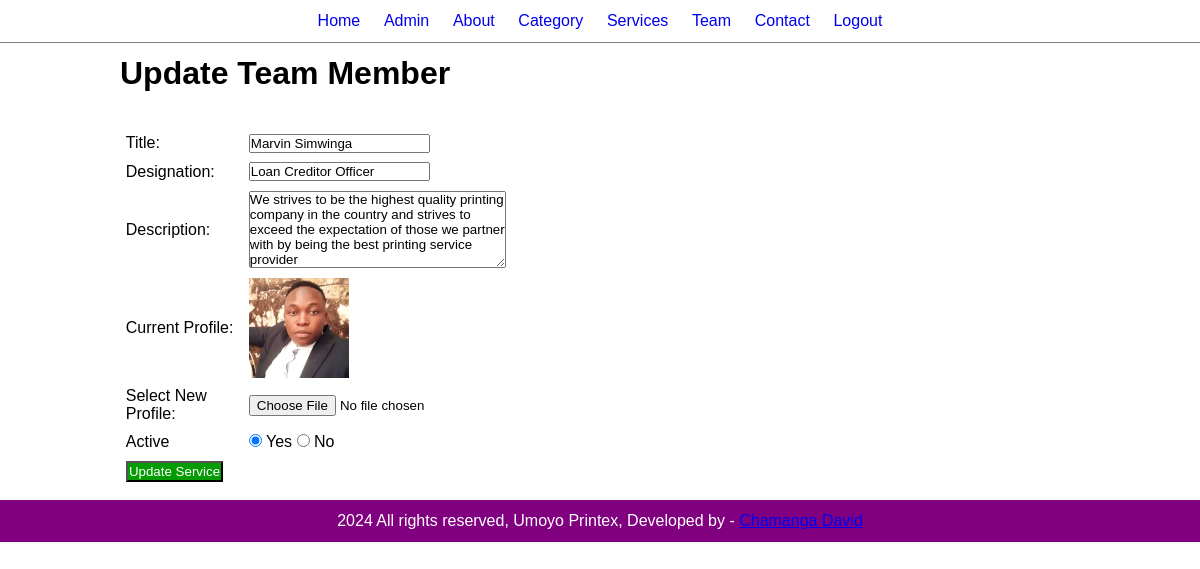
The page /admin/update-team.php?id=16 (signed in) on the database its author committed.
### tables this page shows
CREATE TABLE `tbl_team` (
  `id` int(10) UNSIGNED NOT NULL,
  `name` varchar(200) NOT NULL,
  `position` varchar(255) NOT NULL,
  `description` text NOT NULL,
  `image_name` varchar(255) NOT NULL,
  `active` varchar(10) NOT NULL
);

### admin/update-team.php (the view, shortened to what this page needs)
<?php include('partials/menu.php'); ?>
<dic class="main-content">
    <div class="wrapper">
        <h1>Update Team Member</h1>
        <br><br>
        <?php
        if(isset($_GET['id']))
        {
            $id= $_GET['id'];
            $sql2 = "SELECT * FROM tbl_team WHERE id=$id";
            $res2= mysqli_query($conn,$sql2);
            $row2 = mysqli_fetch_assoc($res2);
            $name =$row2['name'];
            $position =$row2['position'];
            $description =$row2['description'];
            $current_image =$row2['image_name'];
            $active =$row2['active'];
        }
        else{
            header('location:'.SITEURL.'admin/manage-team.php');
        }
        ?>
        <form action="" method="POST" enctype="multipart/form-data">
            <table class="tbl-30">
                <tr>
                    <td>Title: </td>
                   <td> <input type="text" name="name" value="<?php echo $name; ?>"></td>
                </tr>
                <tr>
                    <td>Designation: </td>
                   <td> <input type="text" name="position" value="<?php echo $position; ?>"></td>
                </tr>
                <tr>
                    <td>Description: </td>
                    <td><textarea name="description" cols="30" rows="5" ><?php echo $description; ?></textarea></td>
                </tr>
                <tr>
                    <td>Current Profile: </td>
                    <td>
                        <?php
                        if($current_image =="")
                        {
                            echo "<div class='error'>Image Not Found.</div>";
                        }
                        else{
                            ?>
                            <img src="<?php echo SITEURL; ?>images/employees/<?php echo $current_image; ?>" width="100px">
                            <?php
                        }
                        ?>
                    </td>
                </tr>
                <tr>
                    <td>Select New Profile: </td>
                    <td>
                        <input type="file" name="image">
                    </td>
                </tr>
                <tr>
                    <td>Active</td>
                    <td>
                        <input <?php if($active =="Yes") {echo "checked";}?> type="radio" name="active" value="Yes"> Yes
                        <input <?php if($active =="No") {echo "checked";}?> type="radio" name="active" value="No"> No
                    </td>
                </tr>
                <tr>
                    <td>
                        <input type="submit" name="submit" value="Update Service" class="btn-secondary">
                    </td>
                </tr>
            </table>
        </form>
    </div>
</dic>
<?php include('partials/footer.php'); ?>

### css/admin.css (style rules this page uses)
* { margin: 0; padding: 0; font-family: Arial, Helvetica, sans-serif; }
.wrapper { padding: 1%; width: 80%; margin: 0 auto; }
.tbl-30 { width: 40%; }
table tr td { padding: 1%; }
.btn-secondary { background-color: #059b05; padding: 1%; color: white; text-decoration: none; }
.main-content { background-color: #f1f2f0; padding: 3% 0; }

### rows shown on the page
tbl_team: name "Marvin Simwinga", position "Loan Creditor Officer", description "We strives to be the highest quality printing company in the country and strives to exceed the expectation of those we partner with by being the best printing service provider", image_name (picture), active "☑"
